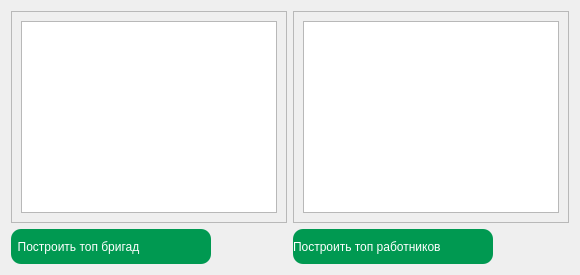
         <widget class="QWidget" name="team_page">
          <layout class="QVBoxLayout" name="verticalLayout_20">
           <item>
            <layout class="QVBoxLayout" name="verticalLayout_19">
             <item>
              <layout class="QHBoxLayout" name="horizontalLayout_17"/>
             </item>
            </layout>
           </item>
           <item>
            <layout class="QHBoxLayout" name="horizontalLayout_18">
             <item>
              <layout class="QVBoxLayout" name="verticalLayout_18">
               <item>
                <widget class="QFrame" name="frame_2">
                 <property name="sizePolicy">
                  <sizepolicy hsizetype="Expanding" vsizetype="Expanding">
                   <horstretch>0</horstretch>
                   <verstretch>0</verstretch>
                  </sizepolicy>
                 </property>
                 <property name="frameShape">
                  <enum>QFrame::StyledPanel</enum>
                 </property>
                 <property name="frameShadow">
                  <enum>QFrame::Raised</enum>
                 </property>
                 <layout class="QVBoxLayout" name="verticalLayout_13">
                  <item>
                   <widget class="QTableView" name="tableView_top_team"/>
                  </item>
                 </layout>
                </widget>
               </item>
               <item>
                <layout class="QHBoxLayout" name="horizontalLayout_16">
                 <item>
                  <widget class="QPushButton" name="pushButton_graph_4">
                   <property name="minimumSize">
                    <size>
                     <width>200</width>
                     <height>35</height>
                    </size>
                   </property>
                   <property name="styleSheet">
                    <string notr="true">
                                                                QPushButton{
                                                                color: white;
                                                                text-align:left;
                                                                background-color: rgb(0, 153, 81);
                                                                height: 30px;
                                                                border:none;
                                                                border-radius: 10px;
                                                                border-bottom-radius: 10px;
                                                                }
                                                            </string>
                   </property>
                   <property name="text">
                    <string>  Построить топ бригад</string>
                   </property>
                  </widget>
                 </item>
                 <item>
                  <spacer name="horizontalSpacer_11">
                   <property name="orientation">
                    <enum>Qt::Horizontal</enum>
                   </property>
                   <property name="sizeHint" stdset="0">
                    <size>
                     <width>40</width>
                     <height>20</height>
                    </size>
                   </property>
                  </spacer>
                 </item>
                </layout>
               </item>
              </layout>
             </item>
             <item>
              <layout class="QVBoxLayout" name="verticalLayout_17">
               <item>
                <widget class="QFrame" name="frame_3">
                 <property name="sizePolicy">
                  <sizepolicy hsizetype="Expanding" vsizetype="Expanding">
                   <horstretch>0</horstretch>
                   <verstretch>0</verstretch>
                  </sizepolicy>
                 </property>
                 <property name="frameShape">
                  <enum>QFrame::StyledPanel</enum>
                 </property>
                 <property name="frameShadow">
                  <enum>QFrame::Raised</enum>
                 </property>
                 <layout class="QVBoxLayout" name="verticalLayout_14">
                  <item>
                   <widget class="QTableView" name="tableView_top_useres"/>
                  </item>
                 </layout>
                </widget>
               </item>
               <item>
                <layout class="QHBoxLayout" name="horizontalLayout_15">
                 <item>
                  <widget class="QPushButton" name="pushButton_graph_5">
                   <property name="minimumSize">
                    <size>
                     <width>200</width>
                     <height>35</height>
                    </size>
                   </property>
                   <property name="styleSheet">
                    <string notr="true">
                                                                QPushButton{
                                                                color: white;
                                                                text-align:left;
                                                                background-color: rgb(0, 153, 81);
                                                                height: 30px;
                                                                border:none;
                                                                border-radius: 10px;
                                                                border-bottom-radius: 10px;
                                                                }
                                                            </string>
                   </property>
                   <property name="text">
                    <string>Построить топ работников</string>
                   </property>
                  </widget>
                 </item>
                 <item>
                  <spacer name="horizontalSpacer_12">
                   <property name="orientation">
                    <enum>Qt::Horizontal</enum>
                   </property>
                   <property name="sizeHint" stdset="0">
                    <size>
                     <width>40</width>
                     <height>20</height>
                    </size>
                   </property>
                  </spacer>
                 </item>
                </layout>
               </item>
              </layout>
             </item>
            </layout>
           </item>
          </layout>
         </widget>
